Frame 1 (no input): blank canvas, image omitted
Frame 60 (no input): blank canvas, image omitted
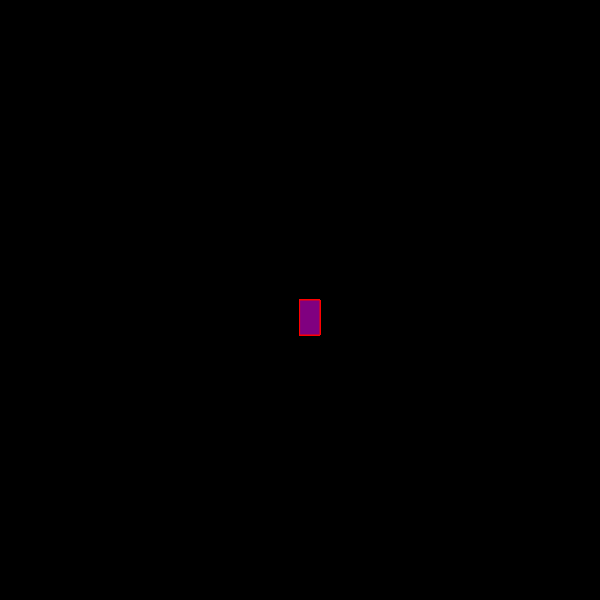
Frame 120 (the mouse pressed at the canvas centre since frame 60)

The p5.js sketch whose frames 1 and 60 were blank and that drew this single picture after the mouse press (run headless with seeded random() and noise() and a simulated clock; from frame 60 on, the mouse is pressed at the canvas centre):

// p5.js sketch
// ── sketch.js
function setup(){
  createCanvas(600,600);
  background("black");
}
function draw(){
  stroke("red");
  fill("purple");
if(mouseIsPressed){
  rect(mouseX,mouseY,20,35);
  }
}
